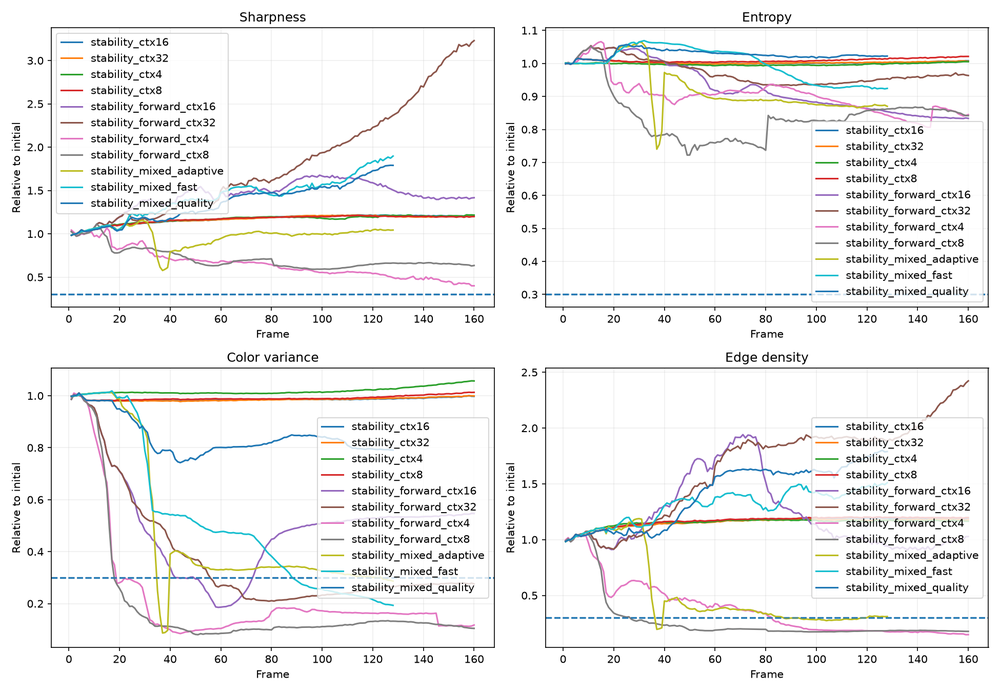
#> input picture benchmarks/stability_comparison.png, 1000 x 692 px, shrunk from 1950 x 1350 before the run, given as the content of the folder benchmarks/stability_comparison.png/frames, which was not available
$ python analyze_stability.py
#> lines starting #> are read from the running program, lines starting #| are printed output that depends on the picture
import csv
from pathlib import Path

import numpy as np
import matplotlib

matplotlib.use("Agg")

import matplotlib.pyplot as plt
from PIL import Image


def evaluate(path):

    rgb = np.asarray(
        Image.open(path).convert("RGB")
    ).astype(np.float32) / 255.0

    gray = (
        rgb[:, :, 0] * 0.299
        + rgb[:, :, 1] * 0.587
        + rgb[:, :, 2] * 0.114
    )
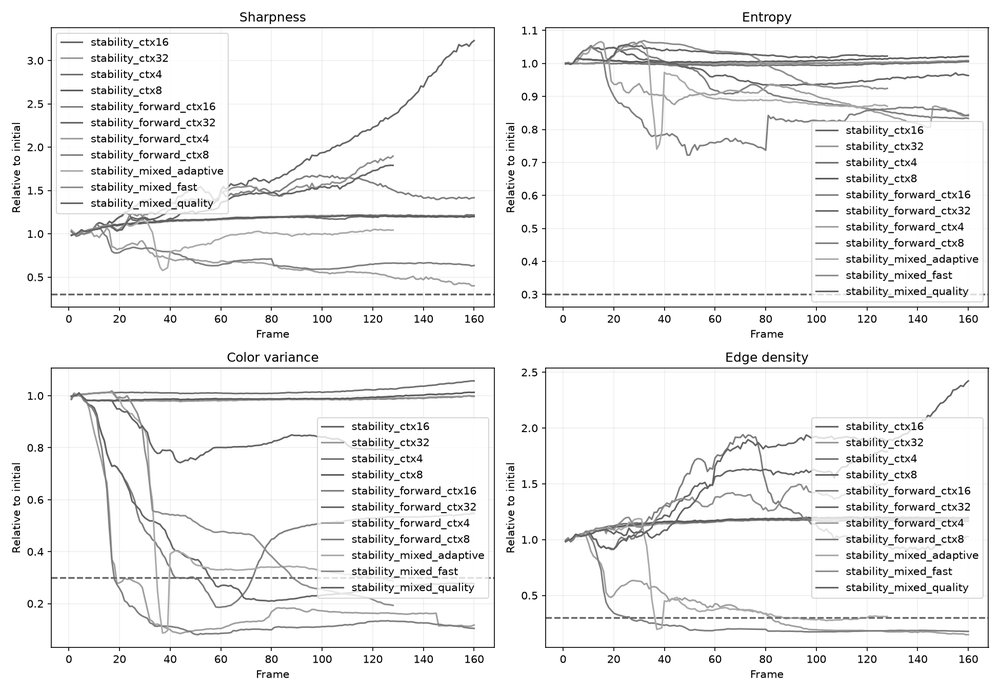
#> gray: shape (692, 1000) float32; min 0, max 1, mean 0.947

    # Laplacian variance
    lap = (
        gray[:-2, 1:-1]
        + gray[2:, 1:-1]
        + gray[1:-1, :-2]
        + gray[1:-1, 2:]
        - 4 * gray[1:-1, 1:-1]
    )
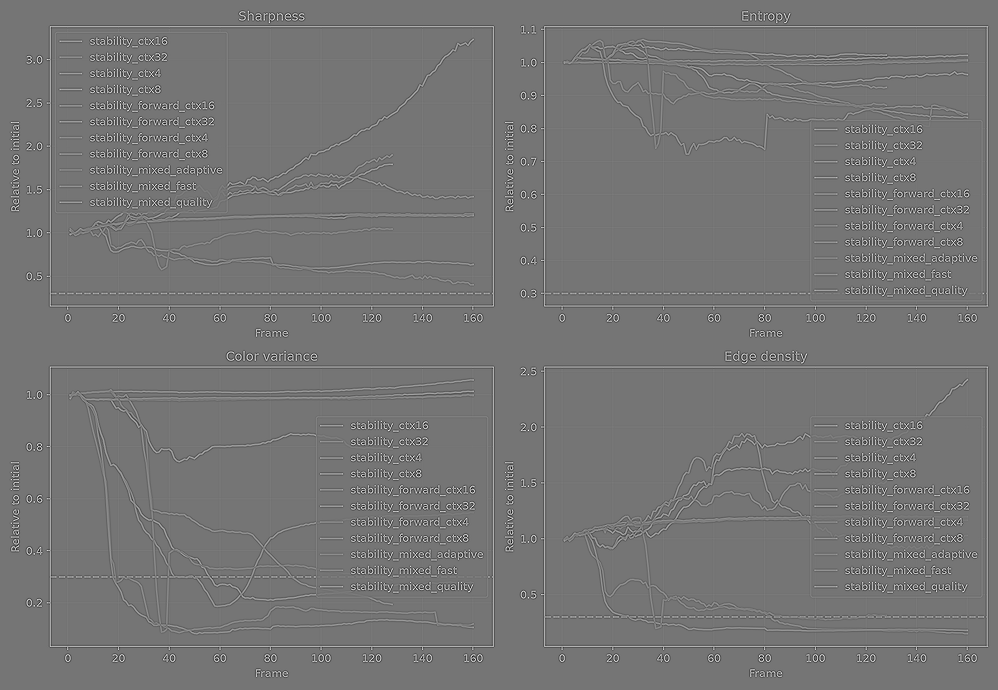
#> lap: shape (690, 998) float32; min -2.56, max 3, mean 1.96e-09; drawn with min black and max white

    sharpness = float(np.var(lap))
#> sharpness = 0.101

    # Shannon entropy
    hist, _ = np.histogram(
        gray, bins=256, range=(0, 1)
    )
#> hist = 256 values, max 526216 at index 255, min 14 at index 1, mean 2703.1

    p = hist[hist > 0] / hist.sum()
#> p = 256 values, max 0.76 at index 255, min 2.02e-05 at index 1, mean 0.00391

    entropy = float(
        -np.sum(p * np.log2(p))
    )
#> entropy = 2.35

    # Spatial color variation
    color_variance = float(
        np.var(rgb, axis=(0, 1)).mean()
    )
#> color_variance = 0.0268

    # Edge density
    dy, dx = np.gradient(gray)
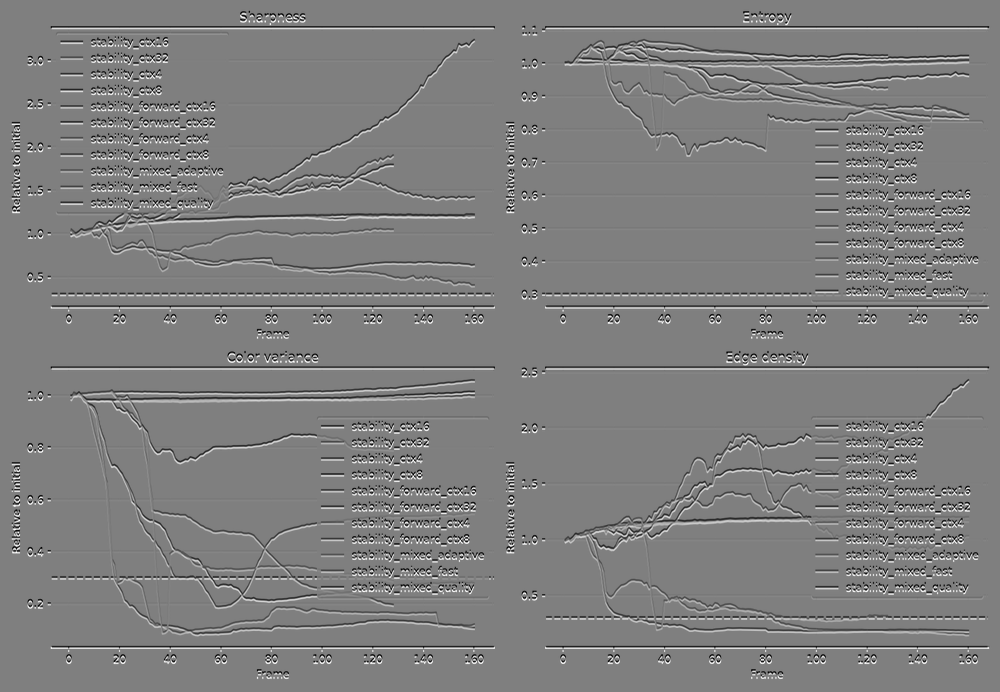
#> dy: shape (692, 1000) float32; min -0.5, max 0.5, mean 9.6e-11; drawn with min black and max white
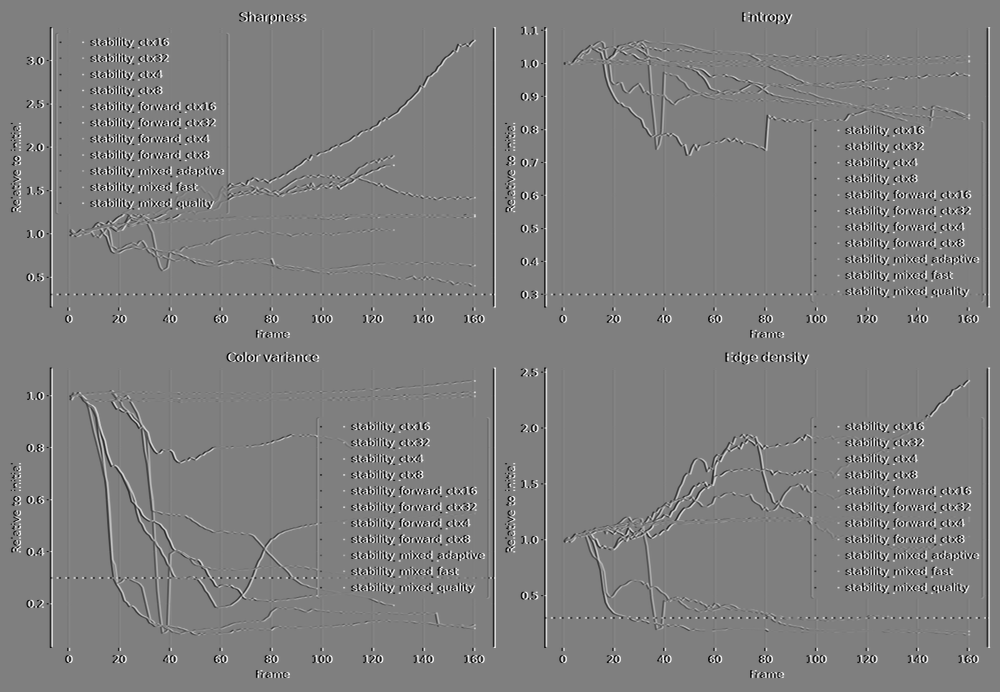
#> dx: shape (692, 1000) float32; min -0.5, max 0.5, mean 2.15e-11; drawn with min black and max white

    gradient = np.sqrt(dx**2 + dy**2)
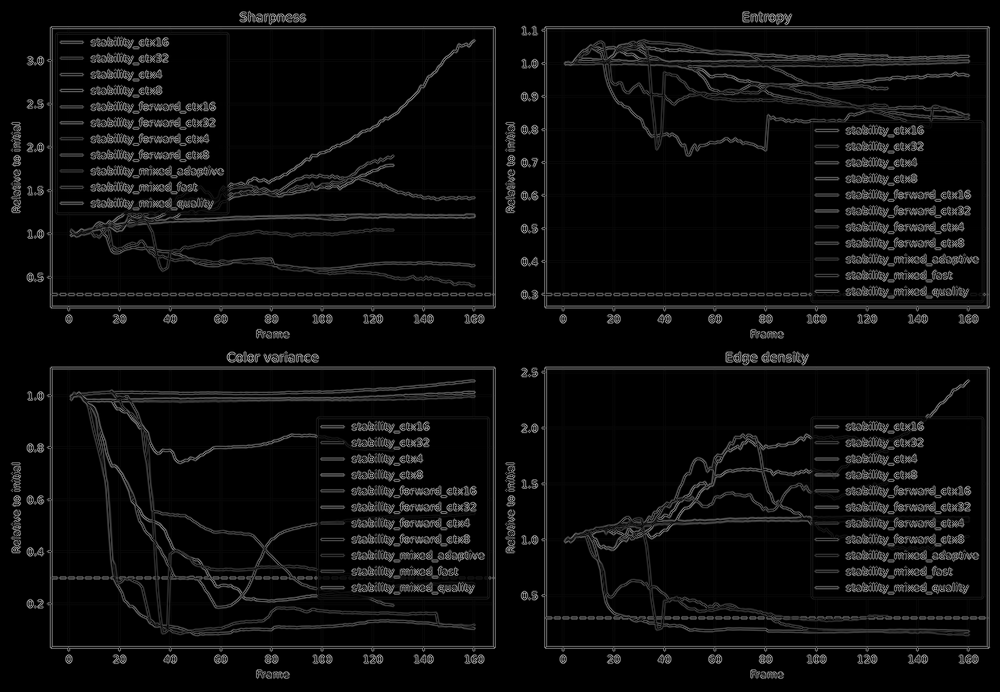
#> gradient: shape (692, 1000) float32; min 0, max 0.688, mean 0.0491

    edge_density = float(
        np.mean(gradient > 0.05)
    )
#> edge_density = 0.196

    return [
        sharpness,
        entropy,
        color_variance,
        edge_density
    ]


names = [
    "Sharpness",
    "Entropy",
    "Color variance",
    "Edge density"
]

experiments = sorted(
    Path("benchmarks").glob("stability_*")
)

if not experiments:
    raise SystemExit("No stability experiments found.")

fig, axes = plt.subplots(
    2, 2, figsize=(13, 9)
)

for folder in experiments:

    paths = sorted(
        (folder / "frames").glob("*.png")
    )

    if not paths:
        continue

    data = np.asarray([
        evaluate(p) for p in paths
    ])
#> data = [[0.101, 2.35, 0.0268, 0.196]]

    # Normalize against the first generated frames.
    reference = np.median(data[:5], axis=0)
#> reference = [0.101, 2.35, 0.0268, 0.196]

    normalized = data / np.maximum(
        reference, 1e-8
    )
#> normalized = [[1, 1, 1, 1]]

    collapse = None
    bad_count = 0

    for i, row in enumerate(normalized):

        # Heuristic collapse criterion:
        # at least two metrics below 30%
        # for five consecutive frames.

        if np.sum(row < 0.30) >= 2:
            bad_count += 1
        else:
            bad_count = 0

        if bad_count >= 5:
            collapse = i - 3
            break
#> this loop made 1 pass
#> (row, bad_count) on pass 1: ([1, 1, 1, 1], 0)

    print("\nExperiment:", folder.name)
    print("Total frames:", len(data))
#| Total frames: 1
    print("Collapse frame:", collapse)

    with open(
        folder / "stability.csv",
        "w", newline=""
    ) as f:

        writer = csv.writer(f)
        writer.writerow(["frame"] + names)

        for i, row in enumerate(data):
            writer.writerow([i + 1] + row.tolist())
#> this loop made 1 pass

    for j, ax in enumerate(axes.flat):

        ax.plot(
            np.arange(1, len(data) + 1),
            normalized[:, j],
            label=folder.name
        )

        ax.axhline(
            0.30,
            linestyle="--",
            alpha=0.3
        )

        ax.set_title(names[j])
        ax.set_xlabel("Frame")
        ax.set_ylabel("Relative to initial")
        ax.legend()
        ax.grid(alpha=0.2)

plt.tight_layout()

plt.savefig(
    "benchmarks/stability_comparison.png",
    dpi=150
)
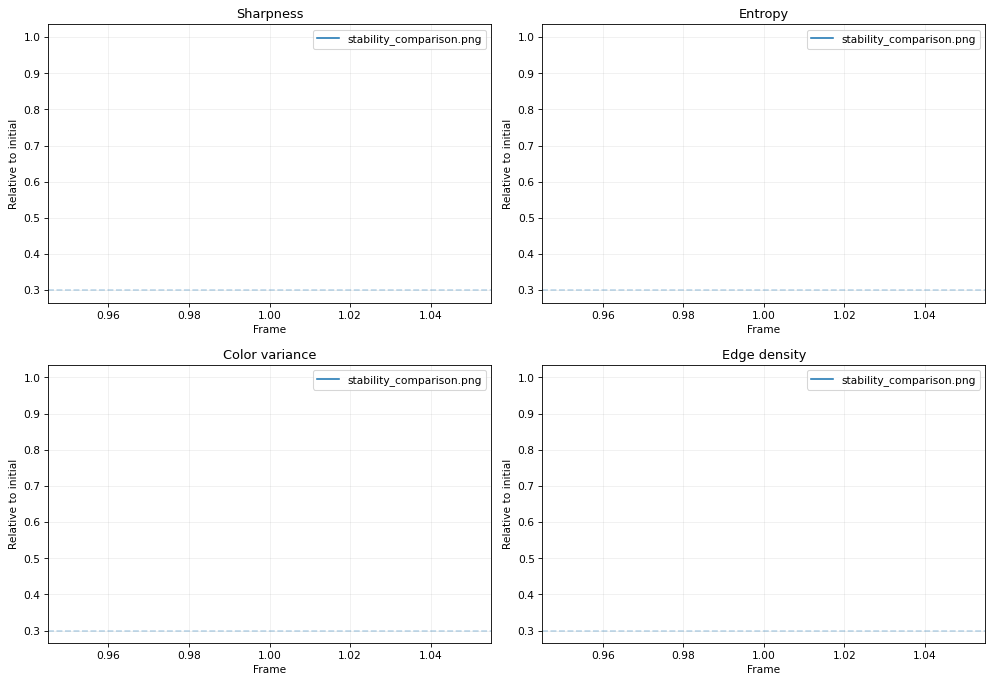
#> figure drawn by matplotlib, 4 panels

print("\nSaved stability comparison.")
